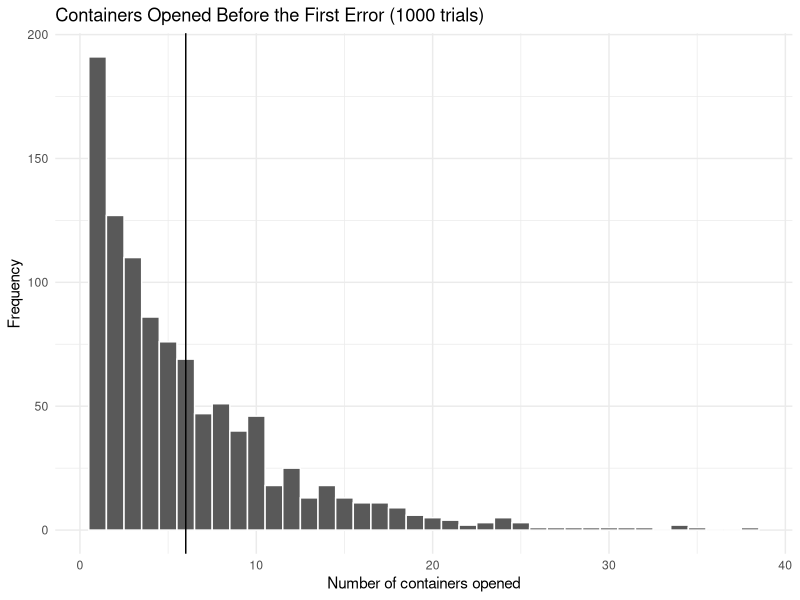
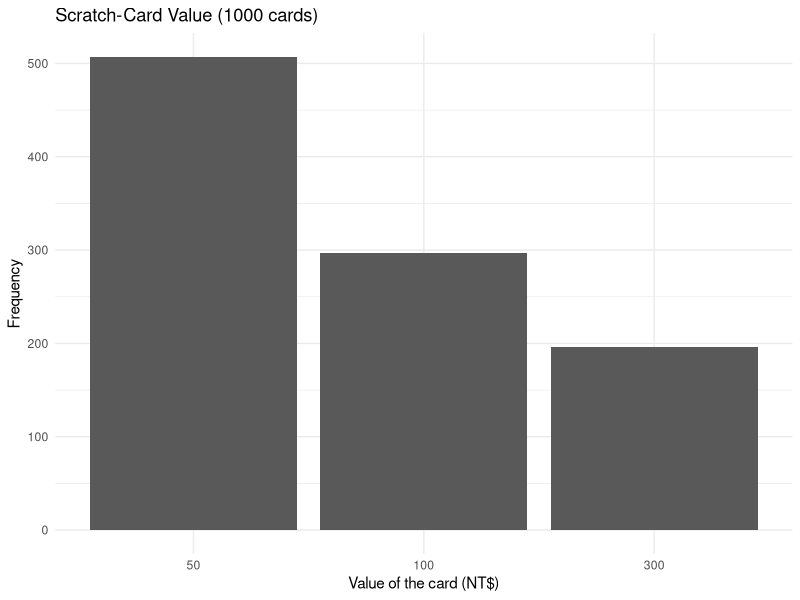
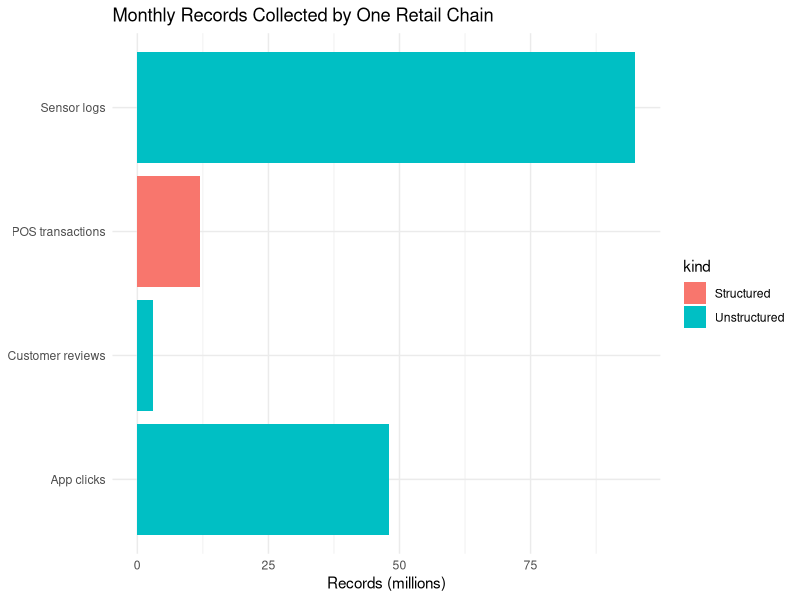

The R source for these figures, in order:
## ---- chunk 1
library(tidyverse)
theme_set(theme_minimal())
knitr::opts_chunk$set(echo = TRUE, warning = FALSE, message = FALSE)
## ---- chunk 2
set.seed(2023)
sample(0:9, size = 50, replace = TRUE)

sample(1:50, size = 10)
## ---- chunk 3
branches <- c(
  "Bade","Bali","Banqiao","Beitou","Daan","Datong","Daxi","Gongliao","Guishan","Jinshan",
  "Keelung","Linkou","Longtan","Luzhou","Luzhu","Nangang","Neihu","Pinglin","Pingxi","Pingzhen",
  "Ruifang","Sanchong","Sanxia","Sanzhi","Shenkeng","Shiding","Shilin","Shimen","Shuangxi","Shulin",
  "Songshan","Taishan","Tamsui","Taoyuan","Tucheng","Wanhua","Wanli","Wenshan","Wugu","Wulai",
  "Xindian","Xinyi","Xinzhuang","Xizhi","Yangmei","Yingge","Yonghe","Zhonghe","Zhongli","Zhongshan")

branches[c(43, 29, 17, 9, 4, 48, 44, 19, 7, 27)]
## ---- chunk 4
set.seed(1114)
audit_numbers <- sort(sample(1:50, size = 10))

audit_numbers
branches[audit_numbers]
## ---- chunk 5
set.seed(2024)
random_start   <- sample(1:5, size = 1)
audit_schedule <- seq(random_start, 50, by = 5)

audit_schedule
branches[audit_schedule]
## ---- chunk 6
members <- data.frame(
  company  = c("Aurora Tech","Harvest Sauce","Camellia Tea","Beacon Semi","Jade Snack",
               "Kingfisher Micro","Skyline Vision","Golden Grain","Lotus Noodle","Nimbus Devices",
               "Helios Optics","Ruby Fruit","Orchid Circuits","Pomelo Foods","Granite Boards",
               "Silver Carp Foods","Zenith Modules","Willow Bakery","Summit Cable","Teal Bean Foods"),
  industry = c("Electronics","Food","Food","Electronics","Food",
               "Electronics","Electronics","Food","Food","Electronics",
               "Electronics","Food","Electronics","Food","Electronics",
               "Food","Electronics","Food","Electronics","Food"),
  size     = c("Small","Large","Small","Large","Small",
               "Small","Large","Large","Small","Small",
               "Large","Large","Small","Small","Large",
               "Large","Small","Small","Large","Large")
)
table(members$industry, members$size)
## ---- chunk 7
set.seed(1403)
strata <- group_by(members, industry, size)

slice_sample(strata, n = 2)
## ---- chunk 8
ifelse(c(8, 6, 3, 1) %in% c(1, 3, 5, 7, 9), "H", "T")

set.seed(143)
sample(1:6, size = 10, replace = TRUE)
sample(1:4, size = 10, replace = TRUE)
## ---- chunk 9
set.seed(101)
order_digits <- sample(0:9, size = 20, replace = TRUE)
order_digits

late_delivery <- order_digits %in% 1:4
sum(late_delivery)
mean(late_delivery)
## ---- chunk 10
set.seed(405)
tender_digits <- sample(1:9, size = 5, replace = TRUE)
tender_digits

winner <- ifelse(tender_digits <= 6, "Northline", "Southport")
table(winner)
## ---- chunk 11
set.seed(23)
containers_opened <- rgeom(20, prob = 1/6) + 1
containers_opened
sum(containers_opened)
mean(containers_opened)
## ---- chunk 12
set.seed(23)
many_inspections <- rgeom(1000, prob = 1/6) + 1
mean(many_inspections)
## ---- chunk 13
ggplot(data.frame(many_inspections), aes(many_inspections)) +
  geom_histogram(binwidth = 1, color = "white") +
  geom_vline(xintercept = 6) +
  labs(title = "Containers Opened Before the First Error (1000 trials)",
       x = "Number of containers opened", y = "Frequency")
## ---- chunk 14
set.seed(1407)
pallets_checked <- replicate(25, which(sample(4) == 2))

pallets_checked
sum(pallets_checked)
mean(pallets_checked)
mean(1:4)
## ---- chunk 15
set.seed(108)
card_digits <- sample(0:9, size = 25, replace = TRUE)
card_value  <- ifelse(card_digits %in% 1:5, 50,
                      ifelse(card_digits %in% 6:8, 100, 300))

card_value
sum(card_value)
mean(card_value)
## ---- chunk 16
set.seed(1418)
many_cards <- sample(c(50, 100, 300), size = 1000, replace = TRUE,
                     prob = c(0.5, 0.3, 0.2))
mean(many_cards)
## ---- chunk 17
ggplot(data.frame(many_cards), aes(factor(many_cards))) +
  geom_bar() +
  labs(title = "Scratch-Card Value (1000 cards)",
       x = "Value of the card (NT$)", y = "Frequency")
## ---- chunk 18
set.seed(2023)
prize_door <- sample(1:3, size = 10000, replace = TRUE)
first_pick <- sample(1:3, size = 10000, replace = TRUE)

mean(first_pick != prize_door)
## ---- chunk 19
structured_orders <- data.frame(
  order_id = 1:3,
  date     = c("2026-03-05", "2026-03-06", "2026-03-06"),
  amount   = c(245, 138, 1020),
  store    = c("Taipei", "Kaohsiung", "Taipei")
)
structured_orders

unstructured_reviews <- c("the delivery was late but the staff were kind",
                          "great coffee, terrible parking")
nchar(unstructured_reviews)
## ---- chunk 20
monthly_records <- data.frame(
  source   = c("POS transactions", "App clicks", "Customer reviews", "Sensor logs"),
  kind     = c("Structured", "Unstructured", "Unstructured", "Unstructured"),
  millions = c(12, 48, 3, 95)
)

ggplot(monthly_records, aes(millions, source, fill = kind)) +
  geom_col() +
  labs(title = "Monthly Records Collected by One Retail Chain",
       x = "Records (millions)", y = NULL)
